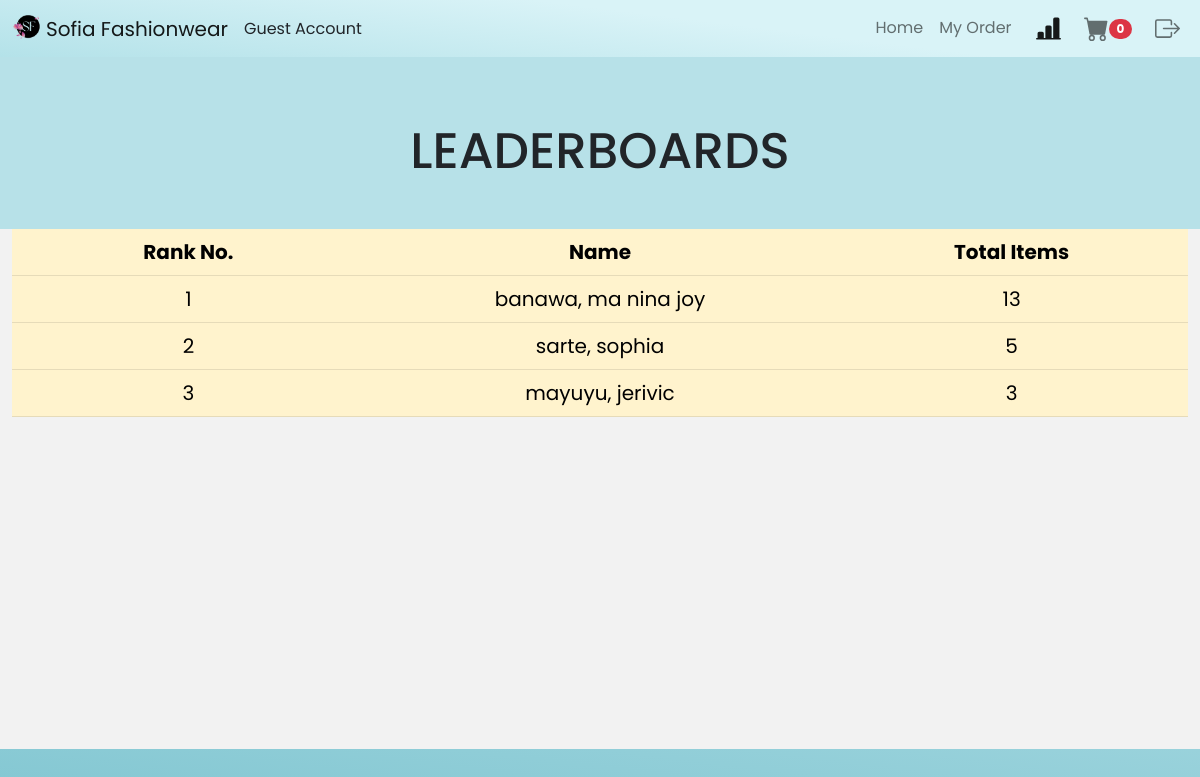
The page /leaderboard.php on the database its author committed.
### tables this page shows
CREATE TABLE `user_table` (
  `ID` int(11) NOT NULL,
  `name` varchar(70) NOT NULL,
  `address` varchar(150) NOT NULL,
  `phoneno` text NOT NULL,
  `email_add` varchar(100) NOT NULL,
  `username` varchar(150) NOT NULL,
  `password` varchar(150) NOT NULL
);

### leaderboard.php (the view, shortened to what this page needs)
<?php
	require('./config.php');
  include("include.php");
  $userquery = "";
  $query = "SELECT count(cart_id) as userCart FROM cart WHERE `user_id` = '$userquery'";
  $sql = mysqli_query($sqlcon,$query);
  $row = mysqli_fetch_array($sql, MYSQLI_ASSOC);
  $cartCount = 0;
  if($row > 0){
    $cartCount = $row['userCart'];
  }
  else{
    $cartCount = 0;
  }
?>
<!DOCTYPE html>
<html>
<head>
<link rel="stylesheet" type="text/css" href="order.css">
</head>
<body>
<nav class="navbar navbar-expand-lg  navbar-light bg-light">
<div class="container-fluid">
    <a class="navbar-brand" href="index.php">
    <img src="sofiaimages/sofia.png" alt="" style="height: 3vh;" class="d-inline-block align-text-top">
    Sofia Fashionwear</a>
    <?php
      if(isset($_COOKIE['username'])){
        echo 'Welcome, '.$_COOKIE['username'];
      }
      else if(isset($_SESSION['username'])){
        echo 'Welcome, '.$_SESSION['username'];
      }
      else{
        echo "Guest Account";
      }
    ?>
    <div class="collapse navbar-collapse" id="navbarNav">
    <ul class="navbar-nav ms-auto mb-2 mb-lg-0">
        <li class="nav-item">
        <a class="nav-link" href="order.php">Home</a>
        </li>
        <li class="nav-item">
        <a class="nav-link" aria-current="page" href="myorder.php">My Order</a>
        </li>
        <ul class="navbar-nav mb-2 mb-lg-0">
        <div class="input-group">
        <li class="nav-item" title = "Leaderboards of active users">
          <a
            class="nav-link mx-2 me-2 active"
            href="leaderboard.php"
            role="button"
            >
            <svg xmlns="http://www.w3.org/2000/svg" width="25" height="25" fill="currentColor" class="bi bi-bar-chart-line-fill" viewBox="0 0 16 16">
              <path d="M11 2a1 1 0 0 1 1-1h2a1 1 0 0 1 1 1v12h.5a.5.5 0 0 1 0 1H.5a.5.5 0 0 1 0-1H1v-3a1 1 0 0 1 1-1h2a1 1 0 0 1 1 1v3h1V7a1 1 0 0 1 1-1h2a1 1 0 0 1 1 1v7h1V2z"/>
            </svg>
          </a>
        </li>
          <li class="nav-item" title = "Cart">
          <a
            class="nav-link me-2"
            href="mycart.php"
            role="button"
            >
            <svg xmlns="http://www.w3.org/2000/svg" width="25" height="25" fill="currentColor" class="bi bi-cart-fill" viewBox="0 0 16 16">
              <path d="M0 1.5A.5.5 0 0 1 .5 1H2a.5.5 0 0 1 .485.379L2.89 3H14.5a.5.5 0 0 1 .491.592l-1.5 8A.5.5 0 0 1 13 12H4a.5.5 0 0 1-.491-.408L2.01 3.607 1.61 2H.5a.5.5 0 0 1-.5-.5zM5 12a2 2 0 1 0 0 4 2 2 0 0 0 0-4zm7 0a2 2 0 1 0 0 4 2 2 0 0 0 0-4zm-7 1a1 1 0 1 1 0 2 1 1 0 0 1 0-2zm7 0a1 1 0 1 1 0 2 1 1 0 0 1 0-2z"/>
              <span class="badge rounded-pill badge-notification bg-danger"><?php echo $cartCount ?></span>
            </svg>
          </a>
          </li>
          <li class="nav-item" title = "Logout">
          <a
            class="nav-link"
            href="logout.php"
            role="button"
            >
          </a>
          </li>
        </ul>
    </div>
    </div>
</nav>
<div class="container-fluid mt-5"><center>
    <div class="row">
        <div class="col-12">
            <h1 style="font-size: 50px" class="mt-3 mb-5">LEADERBOARDS</h1>
        </div>
        <div class="col-12 overflow-auto" style="height: 65vh; background-color: #f2f2f2;">
        <div class="col-12">
            <table class="table table-warning">
                <th style="width: 30vh;">Rank No.</th>
                <th style="width: 40vh;">Name</th>
                <th style="width: 30vh;">Total Items</th>
                <?php
                    $query = "SELECT user_table.`ID` AS 'ID', user_table.`name` AS 'name', SUM(order_data.`qty`) AS 'total' FROM user_table INNER JOIN order_data ON user_table.`ID` = order_data.`customer_id` WHERE order_data.`order_status` = 'CLAIMED' AND order_data.`qty` >= 1 GROUP BY user_table.`name` ORDER BY SUM(order_data.`qty`) DESC LIMIT 20;";
                    $sql = mysqli_query($sqlcon,$query);
                    $counter = 0;
                    while ($row = mysqli_fetch_array($sql, MYSQLI_ASSOC)) {
                    $name = $row['name']; $total = $row['total']; $id = $row['ID']; $counter++;
                ?>
                <tr <?php
                if($userquery == $id){
                echo "class='table-danger'";}?>>
                <td><?php echo $counter?></td>
                <td><?php echo $name?></td>
                <td><?php echo $total?></td>
                <?php
                    }
                ?>
            </table>
        </div>
                </div>
    </div>
    </center>
</div>
</body>
</html>

### order.css (style rules this page uses)
* { font-family: 'Poppins', sans-serif; }
body { justify-content: center; align-items: center; min-height: 100vh; background: rgb(131,199,210); background: linear-gradient(7deg, rgba(131,199,210,1) 0%, rgba(183,225,232,1) 49%); overflow-x: hidden; }
* { margin: 0px; padding: 0px; }
.navbar { background: rgb(180,226,233); background: linear-gradient(7deg, rgba(180,226,233,1) 0%, rgba(217,243,247,1) 60%); }

### include.php (style rules this page uses)
* { font-family: 'Poppins', sans-serif; }

### leaderboard.php (style rules this page uses)
th, td { font-size: 20px; }
table { text-align: center; overflow: scroll; height: 50px; }

### rows shown on the page
user_table: name "banawa, ma nina joy", total "13"
user_table: name "sarte, sophia", total "5"
user_table: name "mayuyu, jerivic", total "3"

### other values the page prints
$cartCount "0"
